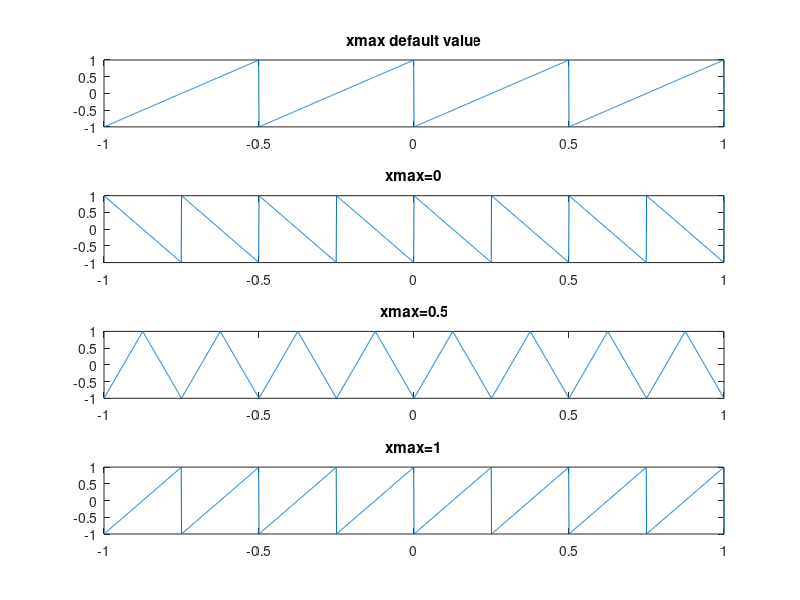
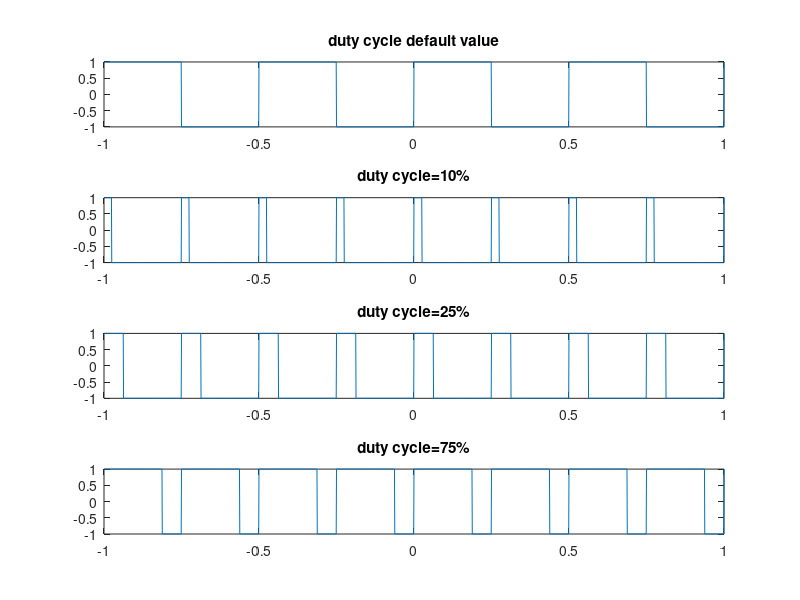
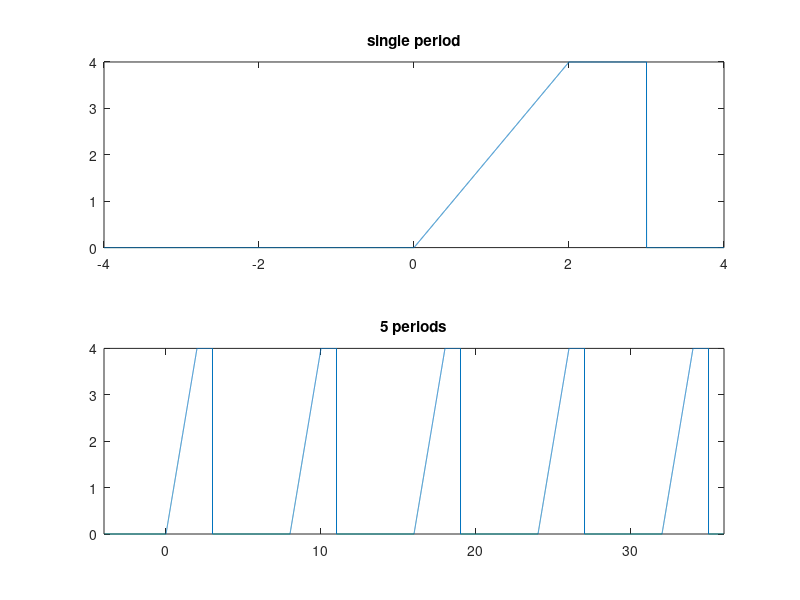

MATLAB code to generate these figures, in order:
close all
clear all
clc


t = -1:0.001:1;
f1=2;
f2=4;

%%
x = sawtooth(2*pi*f1*t); % default value of 'xmax' is 1
subplot(411)
plot(t,x)
title('xmax default value')

%%
subplot(412)
plot(t,sawtooth(2*pi*f2*t,0))
title('xmax=0')

subplot(413)
plot(t,sawtooth(2*pi*f2*t,0.5))
title('xmax=0.5')

subplot(414)
plot(t,sawtooth(2*pi*f2*t,1))
title('xmax=1')

%%

figure(2)

y = square(2*pi*f1*t); % default value of 'duty cycle' is 50%
subplot(411)
plot(t,y)
title('duty cycle default value')

%%
subplot(412)
plot(t,square(2*pi*f2*t,10))
title('duty cycle=10%')

subplot(413)
plot(t,square(2*pi*f2*t,25))
title('duty cycle=25%')

subplot(414)
plot(t,square(2*pi*f2*t,75))
title('duty cycle=75%')

%%

figure(3)
z=@(time) 2*time.*(time>0 & time<=2)+4*(time>2 & time<=3);  % defining a piecewise function
single_period=-4:0.001:4;  % time values for a single period

x_single_period=z(single_period);
subplot(211)
plot(single_period,x_single_period)
title('single period')

%% repeating the signal 5 times
number_of_periods=5;
x_extended=repmat(x_single_period,1,number_of_periods);   % 1 row, 5 column: number of periods
% generating new 'time' variable to match signal 'x_extended'
t_extended=linspace(single_period(1),single_period(1)+(length(x_extended)-1)*...
    (single_period(2)-single_period(1)),length(x_extended));

subplot(212)
plot(t_extended,x_extended)
xlim([t_extended(1) t_extended(end)])  % limiting plot within the range of 't_extended'
title('5 periods')


